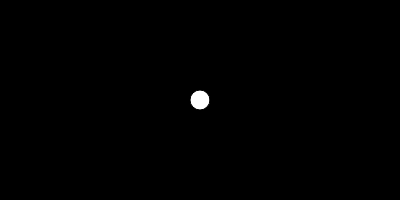
Frame 1 (no input)
Frame 60 (no input): identical to frame 1, image omitted
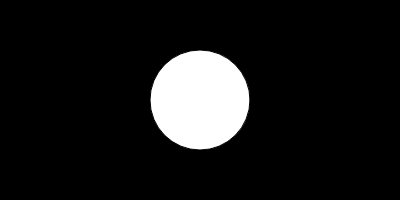
Frame 120 (the mouse pressed at the canvas centre since frame 60)

The p5.js sketch that drew these frames (run headless with seeded random() and noise() and a simulated clock; from frame 60 on, the mouse is pressed at the canvas centre):

// p5.js sketch
// ── sketch.js
let a_d = [20, 100, 200];
let a_index = 0;

function setup() {
  createCanvas(400, 200).mousePressed(function () {
    a_index = a_index + 1;
    if (a_index == a_d.length) {
      a_index = 0;
    }
  });
  createSpan('click on the canvas for next circle')
}

function draw() {
  background(0);

  let d = a_d[a_index];
  // console.log('circle d='+d);
  circle(width/2, height/2, d)
}

// https://editor.p5js.org/jht1493/sketches/PkHBdgZak
// 4.3 array d

// What is an Array?
// Code! Programming with p5.js
// The Coding Train / Daniel Shiffman
// https://thecodingtrain.com/beginners/p5js/7.1-what-is-an-array.html
// https://youtu.be/VIQoUghHSxU
// https://editor.p5js.org/codingtrain/sketches/DmwVbhOZ
